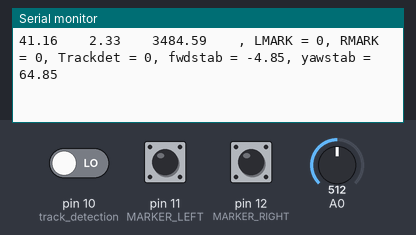
Bench run of a sketch on a simulated Arduino Mega 2560, built with avr-gcc and run on an emulated ATmega2560. Parts: the last lines printed to the serial monitor. The inputs (shaded band) are chosen by the test bench; at power-on: A0 = 512, pin 11 (MARKER_LEFT) LOW, pin 10 (track_detection) LOW, pin 12 (MARKER_RIGHT) LOW.

Above: at 1.2 s.
1.3 s: A0 set to 716
At 1.57 s:
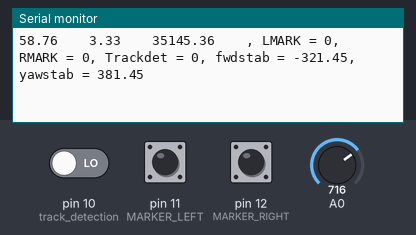
4.3 s: A0 set to 900
At 4.49 s:
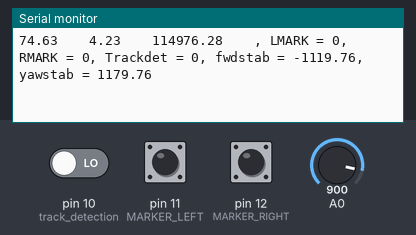
7.3 s: A0 set to 511
At 7.38 s:
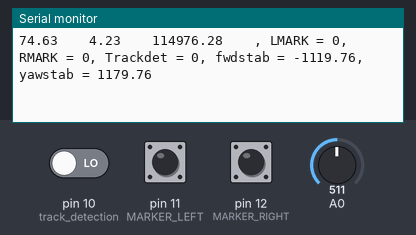
10.3 s: A0 set to 306
At 10.3 s:
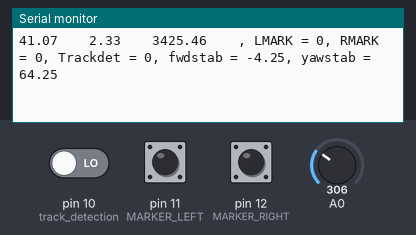
13.3 s: pin 11 (MARKER_LEFT) pulled HIGH for 0.15 s
At 13.39 s:
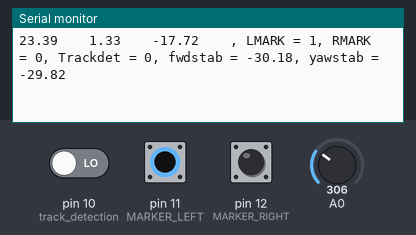
16.4 s: pin 11 (MARKER_LEFT) pulled HIGH for 1 s
At 21.34 s:
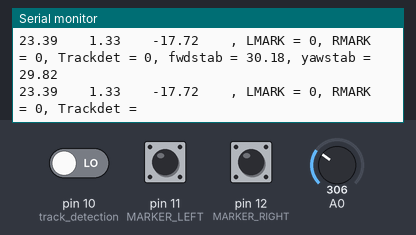
Timing chart, 0 to 21.4 s (numbered marks = the images above; inputs shaded):
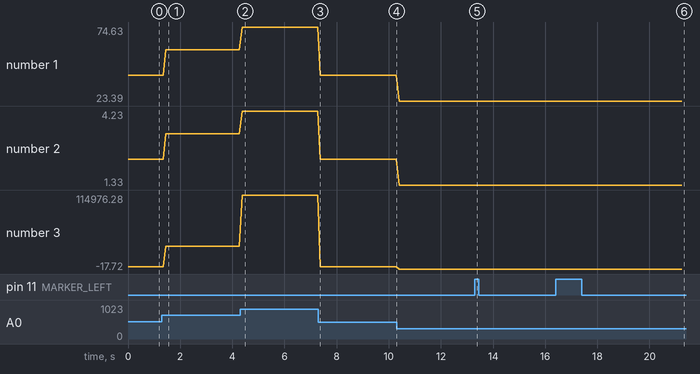

The sketch:

Algorithm_test.ino
```cpp
void setup() {
  Serial.begin(9600);
  Serial3.begin(9600);
  pinMode(10, INPUT); //track detection
  pinMode(11, INPUT); //MARKER LEFT
  pinMode(12, INPUT); //MARKER RIGHT
}

float stabcalc1;
float stabcalc2;
byte stopmagstrip = 0;

void loop() {
  bool LMARK = digitalRead(11); //HIGH = DETECTED, LOW = UNDETECTED
  bool RMARK = digitalRead(12); //HIGH = DETECTED, LOW = UNDETECTED
  bool trackdet = digitalRead(10);
  float track = analogRead(A0); //avg 1.75
  track = (track * 5 / 1023) - 0.17;

  /*if (track < 0.415) {
    track = 0.415; //IDK? SENSOR DOESNT EVEN DETECT PROPERLY
    }*/

  float stabiliser = track * 17.647; //at 1.7 will be 30, at 0.5 will be 8.8235, at 2.5 will be 44.1175, at 3 will be 52


  //the further the value of stabiliser from 30, the weaker fwdstaab, the stronger yawstab

  //fwdstab
  //make 44.1175 into <30 (ex. 25)
  //make 31 into as close <30 (ex. 29)
  //yawstab
  //make 8.8235 into as far >15 (ex. 19)
  //make 29 into into as close >15 (ex. 16)
  /* if (stabiliser > 30) {
     stabcalc = stabiliser - 30;
    }
    else if (stabiliser < 30) {
     stabcalc = 30 - stabiliser;
    }
    else if (stabiliser = 30) {
     stabcalc = 0;
    }


    float fwdstab = 30 + sqrt(pow(pow(stabcalc, 0.9),2));
    float yawstab = 15 + sqrt(pow(pow(stabcalc, 0.9),2));*/
  /*
    stabcalc1 = pow(30 - stabiliser, 0.9);
    stabcalc2 = pow(30 - stabiliser, 0.9);

    if (stabiliser > 30) {
      stabcalc1 = -stabcalc1;
    }
    else if (stabiliser < 30) {
      stabcalc2 = -stabcalc2;
    }
    else if (stabiliser = 30) {
      stabcalc1 = 0;
      stabcalc2 = 0;
    }


    float fwdstab = 30 + stabcalc1;
    float yawstab = 30 + stabcalc2;*/

  /*  float stabcalc = pow((30 - stabiliser), 1.2)

    if (stabiliser > 30) {
      fwdstab = 30 - stabcalc;
      yawstab = 15 + stabcalc;
    }
    else if(stabiliser < 30){
      fwdstab = 15 + stabcalc;
      yawstab = 30 - stabcalc;
    }
  */

  /*if (stabiliser < 14.08) { //setting min
    stabiliser = 14.08;
    }
    else if (stabiliser > 42.93) { //setting max
    stabiliser = 42.93;
    }*/
  // (1/800)(stabiliser - 30)^3 + 30
  /*float stabcalc1 = stabiliser * 2.5 - 75;
    float stabcalc2 = pow(stabcalc1, 3);
    float stabcalc3 = (1.00 / 800.00) * stabcalc2;
    float stabcalc = stabcalc3 + 30;


    float fwdstab = 60 - stabcalc;
    float yawstab = stabcalc;


    if (fwdstab >= 60) {
      fwdstab = 30;
      yawstab = -30;
    }

    else if (yawstab >= 60) {
      yawstab = 30;
      fwdstab = -30;
    }*/

  /*float stabcalc1 = stabiliser * 1.5 - 39;
    float stabcalc2 = pow(stabcalc1, 3);
    float stabcalc3 = (1.00 / 800.00) * stabcalc2;
    float stabcalc = stabcalc3 + 20;


    float fwdstab = 40 - stabcalc;
    float yawstab = stabcalc;*/
  float stabcalc1 = stabiliser * 1 - 26;
  float stabcalc2 = pow(stabcalc1, 3);
  float stabcalc3 = (1.00 / 100.00) * stabcalc2;
  float stabcalc = stabcalc3 + 30;

  float fwdstab = 60 - stabcalc;
  float yawstab = stabcalc;

  if (LMARK == HIGH) {
    fwdstab = -fwdstab;
    yawstab = -yawstab;
  }

  Serial.print(stabiliser);
  Serial.print("    ");
  Serial.print(track);

  Serial.print("    ");
  Serial.print(stabcalc2);

  Serial.print("    ");


  Serial.print(", LMARK = ");
  Serial.print(LMARK);
  Serial.print(", RMARK = ");
  Serial.print(RMARK);
  Serial.print(", Trackdet = ");
  Serial.print(trackdet);
  Serial.print(", fwdstab = ");
  Serial.print(fwdstab);
  Serial.print(", yawstab = ");
  Serial.println(yawstab);


  int fintransfer;
  if (Serial.available() > 0) {
    fintransfer = Serial.read();
  }
  if (RMARK == HIGH && stopmagstrip == 0) { //RIGHT MARKER = STOP FOR DOCKING
    stopmagstrip = 1;
    Serial3.write(1); //communicate with the mounted arduino to start scissor lift moving process
  }
  else if (fintransfer == 1 && stopmagstrip == 1) {
    stopmagstrip = 2;
  }
  else if (RMARK == LOW && stopmagstrip == 2) {
    stopmagstrip = 0;
  }
}
```

Measured:
- after the input at 1.3 s, the serial monitor: prints a new line after 0.16 s (image 1)
- after the input at 4.3 s, the serial monitor: prints a new line after 0.08 s (image 2)
- after the input at 13.3 s, the serial monitor: prints a new line after 0.08 s (image 5)
- after the input at 16.4 s, the serial monitor: prints a new line after 4.9 s (image 6)
- plotted number 1: 41.16 → 58.76 after the input at 1.3 s, 58.76 → 74.63 after the input at 4.3 s, 74.63 → 41.07 after the input at 7.3 s, 41.07 → 23.39 after the input at 10.3 s
- plotted number 2: 2.33 → 3.33 after the input at 1.3 s, 3.33 → 4.23 after the input at 4.3 s, 4.23 → 2.33 after the input at 7.3 s, 2.33 → 1.33 after the input at 10.3 s
- plotted number 3: 3484.59 → 35145.36 after the input at 1.3 s, 35145.36 → 114976.28 after the input at 4.3 s, 114976.28 → 3425.46 after the input at 7.3 s, 3425.46 → -17.72 after the input at 10.3 s
